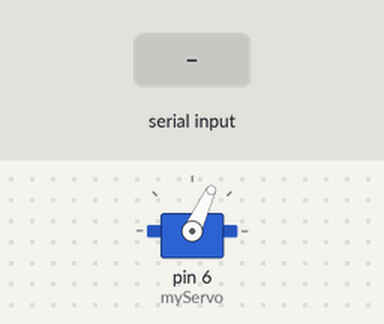
Simulated run of this sketch. Board: Arduino Uno, built with avr-gcc and run on an emulated ATmega328P. Parts: servo. The inputs (shaded band) are chosen by the test bench.

Above: at 1.2 s.
1.3 s: "Block\n" received over Serial
At 1.7 s:
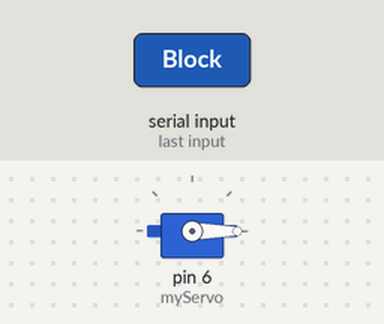
2.8 s: "UnBlock\n" received over Serial
At 4.2 s:
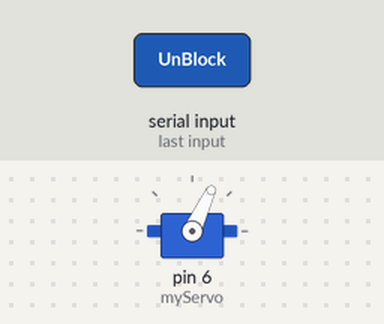
Timing chart, 0 to 5.8 s (numbered marks = the images above; inputs shaded):
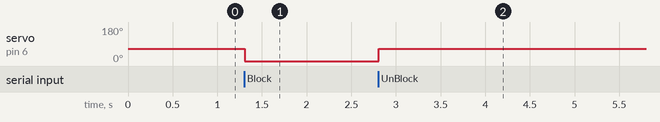

The sketch:

MQPArduinoCode.ino
```cpp
#include <Servo.h>

Servo myServo;
int pos = 0;    // variable to store the servo position
String inputString = "";         // a string to hold incoming data
boolean stringComplete = false;  // whether the string is complete


void setup() {
  // put your setup code here, to run once:
  myServo.attach(6);
  myServo.write(65);
    // initialize serial:
  Serial.begin(9600);
  // reserve 200 bytes for the inputString:
  inputString.reserve(200);
}

void loop() {
      // print the string when a newline arrives:
  if (stringComplete) {
    inputString.trim();
    if (inputString.equals("Block"))
    {
      myServo.write(0);
    }
    else if (inputString.equals("UnBlock"))
    {
      myServo.write(65);
    }
    // clear the string:
    inputString = "";
    stringComplete = false;
  }


}


/*
  SerialEvent occurs whenever a new data comes in the
 hardware serial RX.  This routine is run between each
 time loop() runs, so using delay inside loop can delay
 response.  Multiple bytes of data may be available.
 */
void serialEvent() {
  while (Serial.available()) {
    // get the new byte:
    char inChar = (char)Serial.read();
    // add it to the inputString:
    inputString += inChar;
    // if the incoming character is a newline, set a flag
    // so the main loop can do something about it:
    if (inChar == '\n') {
      stringComplete = true;
    }
  }
}
```

Measured:
- after the input at 1.3 s, servo on pin 6 (myServo): 65° → 0° at once
- after the input at 2.8 s, servo on pin 6 (myServo): 0° → 65° at once
